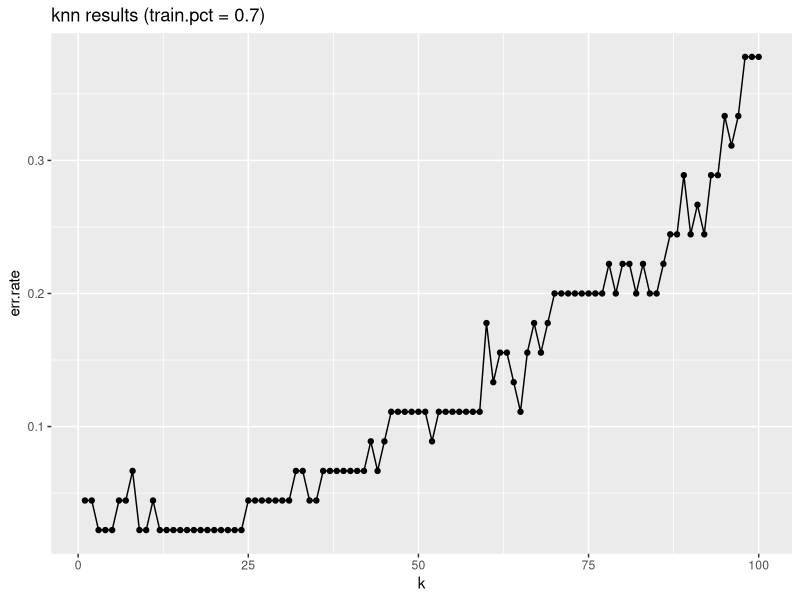
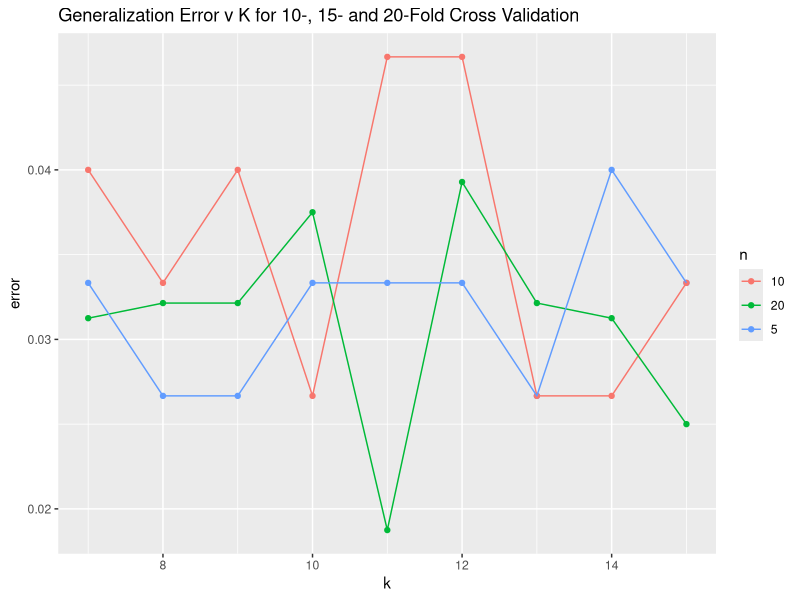

Here is the R script that generated these plots, in order:
# Load required library
library(class)
library(ggplot2)

#################################################
# PREPROCESSING
#################################################

data <- iris                # create copy of iris dataframe
labels <- data$Species      # store labels
data$Species <- NULL        # remove labels from feature set (note: could
# alternatively use neg indices on column index in knn call)

#################################################
# TRAIN/TEST SPLIT
#################################################

set.seed(1)         # initialize random seed for consistency
# NOTE -- run for various seeds --> need for CV!

train.pct <- 0.7    # pct of data to use for training set
N <- nrow(data)     # total number of records (150)

train.index <- sample(1:N, train.pct * N)       # random sample of records (training set)

train.data <- data[train.index, ]       # perform train/test split
test.data <- data[-train.index, ]       # note use of neg index...different than Python!

train.labels <- as.factor(as.matrix(labels)[train.index, ])     # extract training set labels
test.labels <- as.factor(as.matrix(labels)[-train.index, ])     # extract test set labels

#################################################
# APPLY MODEL
#################################################

err.rates <- data.frame()       # initialize results object

max.k <- 100
for (k in 1:max.k)              # perform fit for various values of k
{
  knn.fit <- knn(train = train.data,          # training set
                 test = test.data,           # test set
                 cl = train.labels,          # true labels
                 k = k                       # number of NN to poll
  )
  
  cat('\n', 'k = ', k, ', train.pct = ', train.pct, '\n', sep='')     # print params
  print(table(test.labels, knn.fit))          # print confusion matrix
  
  this.err <- sum(test.labels != knn.fit) / length(test.labels)    # store gzn err
  err.rates <- rbind(err.rates, this.err)     # append err to total results
}

#################################################
# OUTPUT RESULTS
#################################################

results <- data.frame(1:max.k, err.rates)   # create results summary data frame
names(results) <- c('k', 'err.rate')        # label columns of results df

# create title for results plot
title <- paste('knn results (train.pct = ', train.pct, ')', sep='')

# create results plot
results.plot <- ggplot(results, aes(x=k, y=err.rate)) + geom_point() + geom_line()
results.plot <- results.plot + ggtitle(title)

# draw results plot (note need for print stmt inside script to draw ggplot)
print(results.plot)

#################################################
# HOMEWORK
#################################################

knn.nfold <- function(n, k, data.set=data, label.set=labels) 
{ 
  # create n-fold partition of dataset 
  data.pool <- data.set                            # initialize data pool to be partitioned
  fold.list <- list()                              # initialize object to store each fold
  N <- nrow(data.set)                              # obtain total no. of rows in dataset
  r = N%%n                                         # calculate remainder of total rows/no. of folds,these r remainder rows will be distributed between folds
  for (x in 1:n)                                   # create partition for n folds
  {
      ifelse(x<=r,req.rows <-(floor(N/n)+1), req.rows <- floor(N/n))  # condition to distribute the remainder rows to the first r folds    
      set.seed(x)                                        # initialize random seed for repeatability, changes for each fold
      fold.index <- sample(1:nrow(data.pool), req.rows)  # obtain random sample of indices from data pool
      new.fold <- data.pool[fold.index, ]                # initialize fold from random indices
      fold.list[[x]] <- new.fold                         # add new fold to list of folds
      data.pool <- data.pool[-fold.index,]               # remove new fold data from data pool
    
  }
  # perform knn classification n times 
  fold.errs <- data.frame()       # initialize results object
  for (x in 1:n)                  # perform fit for n-folds
  {
    test.index <- as.integer(rownames(fold.list[[x]]))           # obtain indices of the test set (current fold)
    test.labels <- factor()
    levels(test.labels) <- levels(label.set)                     # ensure all levels are present in test labels to compare with knn.fit
    test.labels <- (as.matrix(labels)[test.index, ])             # extract test labels from list of all labels
    knn.fit <- knn(train = data.set[-test.index,],               # training set (excludes current test fold)
                   test = fold.list[[x]],                        # test set (current fold)
                   cl = label.set[-test.index],                  # true labels, excluding test fold labels
                   k = k                                         # number of NN to poll
    )
    this.err <- sum(test.labels != knn.fit) / length(test.labels)    # store gzn err
    print(table(test.labels, knn.fit))                               # print confusion matrix
    cat('\n', '    k = ', k, ', fold ', x, ' of ', n,': error rate = ', this.err,'\n\n', sep='')     # print params and fold error
        
    fold.errs <- rbind(fold.errs, this.err)     # append err to total results
  }
  # n-fold generalization error = average over all iterations
  names(fold.errs)  <- "error"                                # name column in results object
  mean.error = mean(fold.errs$error)                          # calculate mean error over all results
  cat('\n', 'KNN Classification with k = ', k, '\n')          # print params
  cat('\n', 'Mean generalization error rate using', n,'- fold cross validation = ', mean.error, '\n\n')   # print mean error
  return (mean.error)
}

# test the k value range of interest (7-15) from earlier plot with 5-, 10- and 20-fold cross validation
test.fold = data.frame()
for (n in c(5, 10, 20))
{  
  for (k in 7:15)
  {  
    result <- c(k, n, knn.nfold(n, k))
    test.fold <- rbind(test.fold, result)
  }
}
names(test.fold) <- c("k", "n", "error")
test.fold

# create test results plot
test.fold$n <- as.character(test.fold$n)    
test.plot <- ggplot(test.fold, aes(x=k, y=error, group = n, colour = n)) + geom_point() + geom_line()
test.plot <- test.plot + ggtitle("Generalization Error v K for 10-, 15- and 20-Fold Cross Validation")

# draw results plot
print(test.plot)


